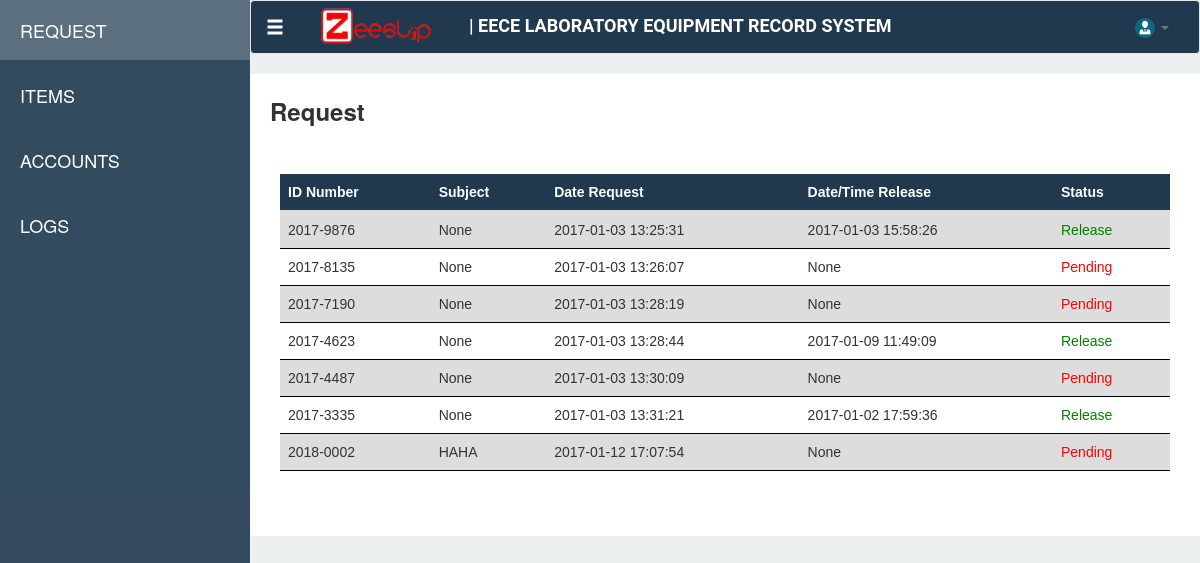
/dashboard/request, run on an earlier commit of the app's database.
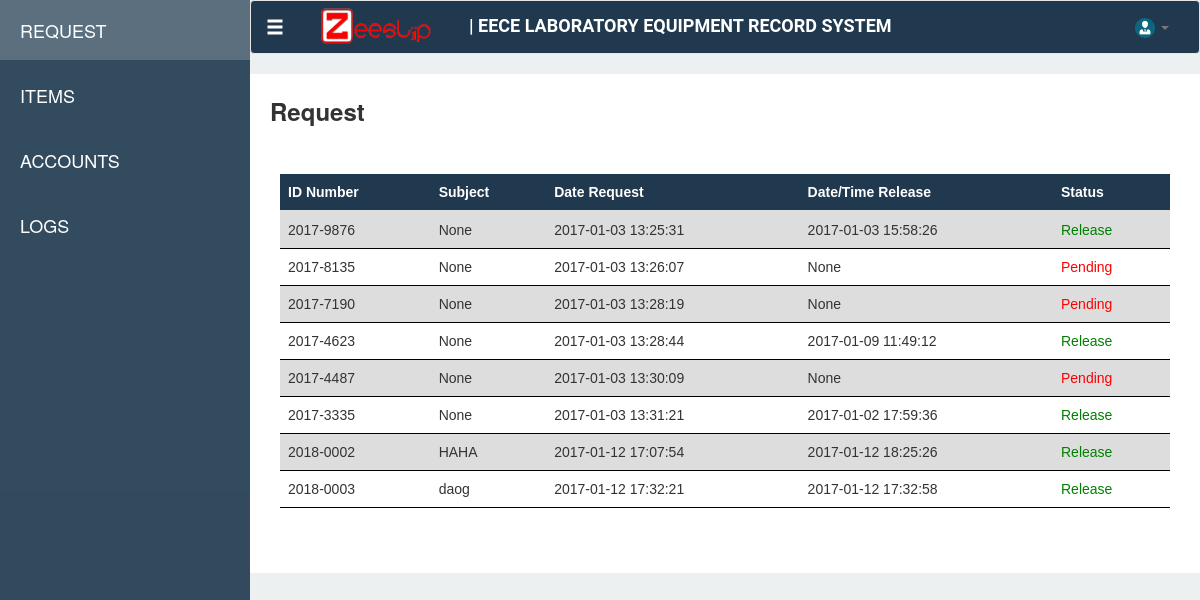
And on a later commit of the database.
### tables this page shows
CREATE TABLE "Request" ("requestId" INTEGER PRIMARY KEY  NOT NULL ,"idNumber" VARCHAR,"name" VARCHAR,"subject" VARCHAR,"requestDate" DATETIME DEFAULT (datetime(CURRENT_TIMESTAMP,'localtime')) );

### app.py (the view)
    @app.route('/dashboard/request')
    def request():
        con = sqlite3.connect("ZeeSlipv2.sqlite")
        con.row_factory = sqlite3.Row
        cur = con.cursor()
        cur.execute("SELECT Request.requestId, Request.idNumber, Request.name, Request.subject, Request.requestDate, itemId, itemCode, itemName, itemDescription, itemQuantity, itemAvailable, issueDate, returnDate FROM (SELECT BorrowedItem.itemId,itemCode,itemName,itemDescription,BorrowedItem.itemQuantity, COALESCE((Item.itemQuantity - (SELECT SUM(BorrowedItem.itemQuantity) FROM BorrowedItem WHERE Item.itemId = BorrowedItem.itemId AND requestId IN (SELECT BorrowedItem.requestId FROM BorrowedItem WHERE BorrowedItem.issueDate IS NOT NULL AND returnDate IS NULL AND Item.itemId = BorrowedItem.itemId))),Item.itemQuantity) as itemAvailable, BorrowedItem.issueDate,BorrowedItem.returnDate,BorrowedItem.requestId as request FROM BorrowedItem,Item WHERE BorrowedItem.itemId = Item.itemId) LEFT JOIN Request ON request = Request.requestId WHERE requestID IS NOT NULL AND returnDate IS NULL GROUP BY requestId")
        rows = cur.fetchall()
        return render_template('modules/request.html', req = rows)

### templates/modules/request.html (shortened to what this page needs)
{% extends "dashboard.html" %}
{% block request %}
<link type="text/css" href="{{ url_for('static', filename='css/styles.css') }}" rel="stylesheet">
<div class="request-page-def">
    <div class="row">
        <div class="col-md-2"><span class="request-text"> Request </span></div>
    </div>
    <br>
    <div  class="row" style="padding: 25px" >
    <div  class="table-responsive">
        <table class="table" id="listRequest" style="cursor: pointer">
        <thead>
            <tr>
                <th>ID Number</th>
                <th>Subject</th>
                <th>Date Request</th>
                <th>Date/Time Release</th>
                <th>Status</th>
            </tr>
            </thead>
        <tbody>
            {% for r in req %}
            <tr data-toggle="modal" data-target="#inModal" onclick="getReq({{ r[0] }})">
                <td>{{ r[1] }}</td>
                <td>{{ r[3] }}</td>
                <td>{{ r[4] }}</td>
                <td>{{ r[11] }}</td>
                {% if r[11] == None %}
                <td style="color: red">Pending</td>
                {% else %}
                <td style="color: green">Release</td>
                {% endif %}
            </tr>
            {% endfor %}
            </tbody>
        </table>
        </div>
    </div>
</div>
</div>
{% endblock %}

### templates/dashboard.html (shortened to what this page needs)
<!DOCTYPE html>
<html lang="en" xmlns="http://www.w3.org/1999/html">
<head>
    <link rel="stylesheet" href="../static/bootstrap-3.3.5/css/bootstrap.min.css">
    <link type="text/css" href="{{ url_for('static', filename='css/dash.css') }}" rel="stylesheet"/>
    <link type="text/css" href="{{ url_for('static', filename='css/plugin/hover.css') }}" rel="stylesheet"/>
    <link type="text/css" href="{{ url_for('static', filename='css/plugin/alertify.css') }}" rel="stylesheet"/>
    <link type="text/css" href="{{ url_for('static', filename='css/plugin/simple-sidebar.css') }}" rel="stylesheet">
    <link type="text/css" href="{{ url_for('static', filename='font-awesome-4.4.0/css/font-awesome.min.css') }}" rel="stylesheet">
    <link rel="stylesheet" type="text/css" href="https://cdn.datatables.net/v/dt/dt-1.10.13/datatables.min.css"/>
</head>
<body>
<div>
        <div id="wrapper">
        <div id="sidebar-wrapper">
            <ul class="sidebar-nav">
                <br>
                <li class="active sidebar-brand">
                   <a href="/dashboard/request">REQUEST</a>
                </li>
                <li class="sidebar-brand">
                    <a href="/dashboard/items">ITEMS</a>
                </li>
                <li class="sidebar-brand">
                    <a href="/dashboard/account">ACCOUNTS</a>
                </li>
                <li class="sidebar-brand">
                    <a href="/dashboard/logs">LOGS</a>
                </li>
            </ul>
        </div>
            <div id="header">
<nav class="navbar navbar-default nav1" style="color: #000000">
  <div class="container-fluid">
    <div class="navbar-header">
      <a class="navbar-brand glyphicon glyphicon-menu-hamburger" href="#menu-toggle" id="menu-toggle" style="color: #ffffff"></a>
      <ul class="nav navbar-nav">
        <img src="../static/img/zeeslip-banner.png" class="nav1-img">
      </ul>
      <div id="titleB" class="navbar-left nav1-text">
          | EECE LABORATORY EQUIPMENT RECORD SYSTEM
      </div>
    </div>
    <div class="collapse navbar-collapse" id="bs-example-navbar-collapse-1">
      <ul class="nav navbar-nav navbar-right">
        <li>
        <li class="dropdown">
          <a href="#" class="dropdown-toggle" data-toggle="dropdown" role="button" aria-haspopup="true" aria-expanded="false"><img src="../static/img/business-person-icon.png" height="20px" width="20px"> <span class="caret"></span></a>
        </li>
      </ul>
    </div>
  </div>
</nav>
</div>
        {% block request %}
         {%endblock %}
</div>
</body>
</html>

### static/css/dash.css (style rules this page uses)
body { background-color: #ecf0f1; }
.nav1 { background-color: #20394e; color: #ffffff; }
.nav1-img { margin-left: 20px; margin-top: 5px; height: 40px; width: 120px; margin-right: 30px; }
.nav1-text { margin-top: 12px; font-weight: bold; color: #ffffff; font-size: 18px; font-family: Roboto; }
.request-page-def { padding: 20px; background-color: #ffffff; }
.request-text { font-size: 24px; font-weight: bold; }
table { font-family: arial, sans-serif; border-collapse: collapse; width: 100%; }
th { background-color: #20394e; color: white; }
td, th { border-bottom: 1px solid #000000; text-align: left; padding: 8px; }
tr:nth-child(odd) { background-color: #dddddd; }

### static/css/styles.css (style rules this page uses)
td { cursor: pointer; }

What changed in the data, as far as the page shows it:
computed for Request (number 4 of 8 on the later page): r "2017-01-09 11:49:09" → "2017-01-09 11:49:12"
computed for Request "HAHA": r "None" → "2017-01-12 18:25:26"; text "Pending" → "Release"
added Request: idNumber "2018-0003", subject "daog", requestDate "2017-01-12 17:32:21", r "2017-01-12 17:32:58", shows "Release"
